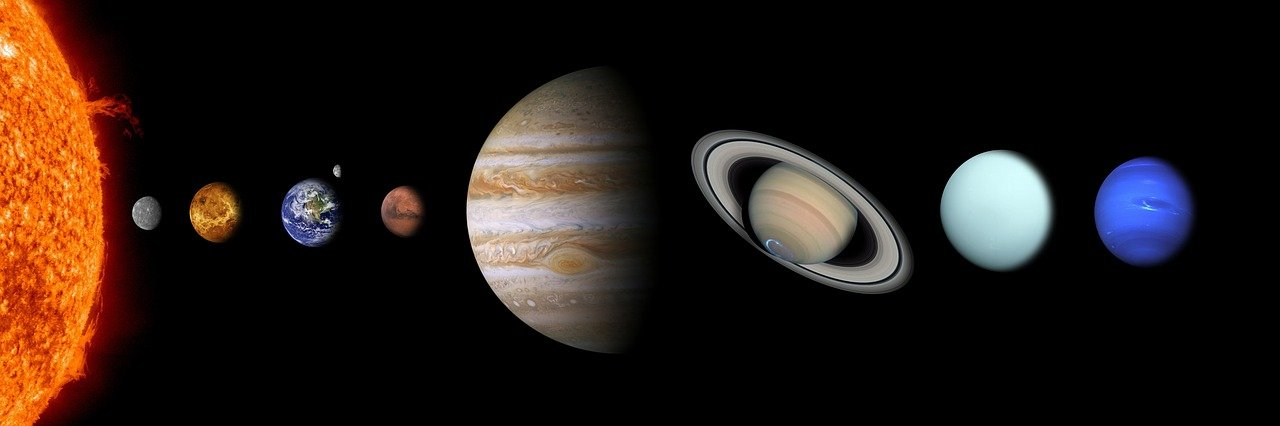
#> input picture solar-system.jpg, 1280 x 426 px
$ python 104project.py
#> lines starting #> are read from the running program, lines starting #| are printed output that depends on the picture; after the words box and inside, x2 and y2 are one past the last pixel; in counts of white or black regions, pixels touching at a corner belong together
import cv2

# Read Image
img = cv2.imread("solar-system.jpg")
#> img is the input picture: shape (426, 1280, 3); mean B, G, R 20.5, 25.8, 36.5


cv2.putText(img,
           "Sun",
           (80, 100),
           cv2.FONT_HERSHEY_COMPLEX_SMALL,
           2,
           (255,255,255)
           )
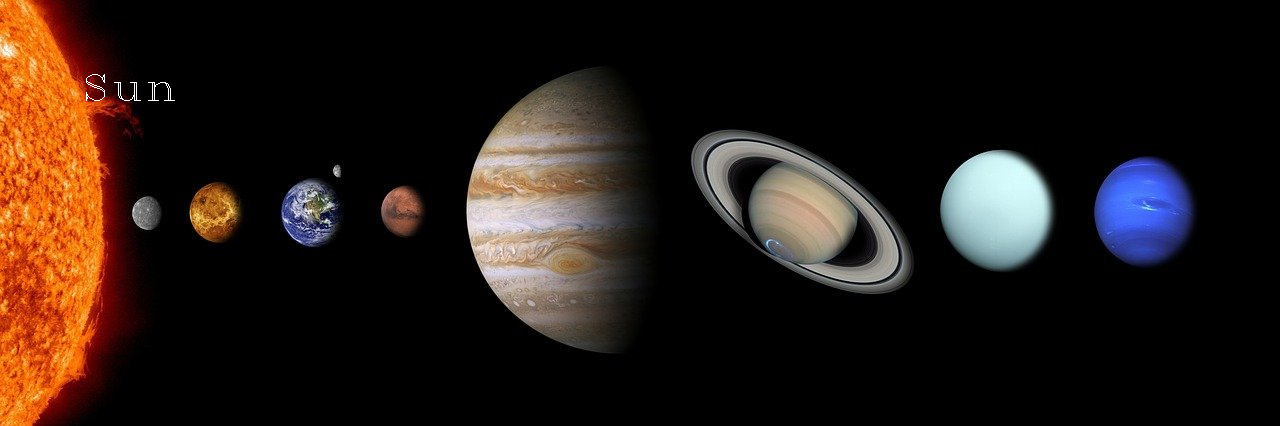
#> img: shape (426, 1280, 3); 0.06% of pixels changed, all inside (x1, y1, x2, y2) = (86, 74, 175, 101)

cv2.putText(img,
            "Mercury",
           (105,190),
            cv2.FONT_HERSHEY_COMPLEX_SMALL,
            0.7,
            (255,255,255))
#> img: shape (426, 1280, 3); 0.04% of pixels changed, all inside (x1, y1, x2, y2) = (106, 181, 175, 194)

cv2.putText(img,
            "Venus",
            (190,170),
            cv2.FONT_HERSHEY_COMPLEX_SMALL,
            0.7,
            (255,255,255))
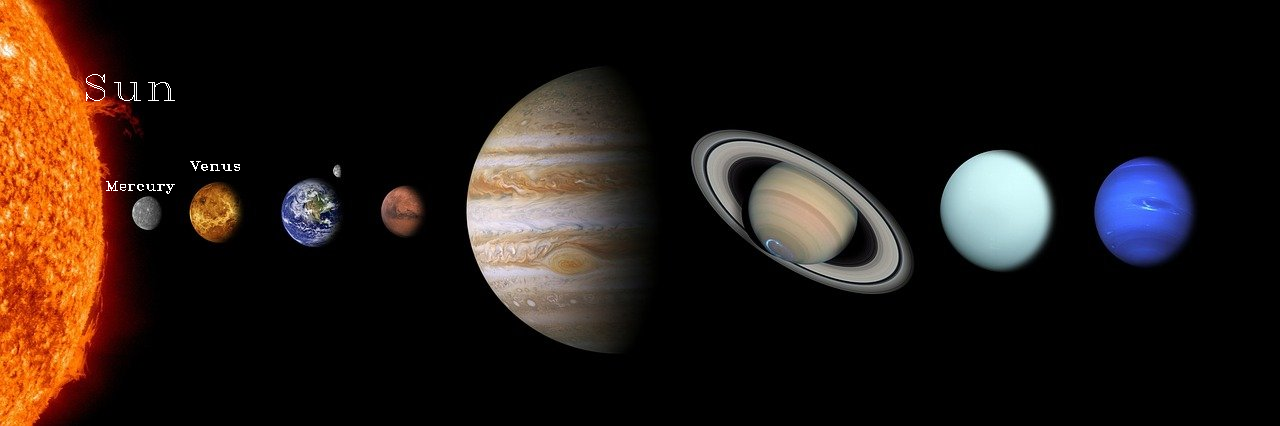
#> img: shape (426, 1280, 3); mean B, G, R 20.8, 26.1, 36.8

cv2.putText(img,
            "Moon",
            (280,170),
            cv2.FONT_HERSHEY_COMPLEX_SMALL,
            0.7,
            (255,255,255))
#> img: shape (426, 1280, 3); 0.02% of pixels changed, all inside (x1, y1, x2, y2) = (281, 161, 323, 171)

cv2.putText(img,
            "Earth",
            (280,265),
            cv2.FONT_HERSHEY_COMPLEX_SMALL,
            0.7,
            (255,255,255))
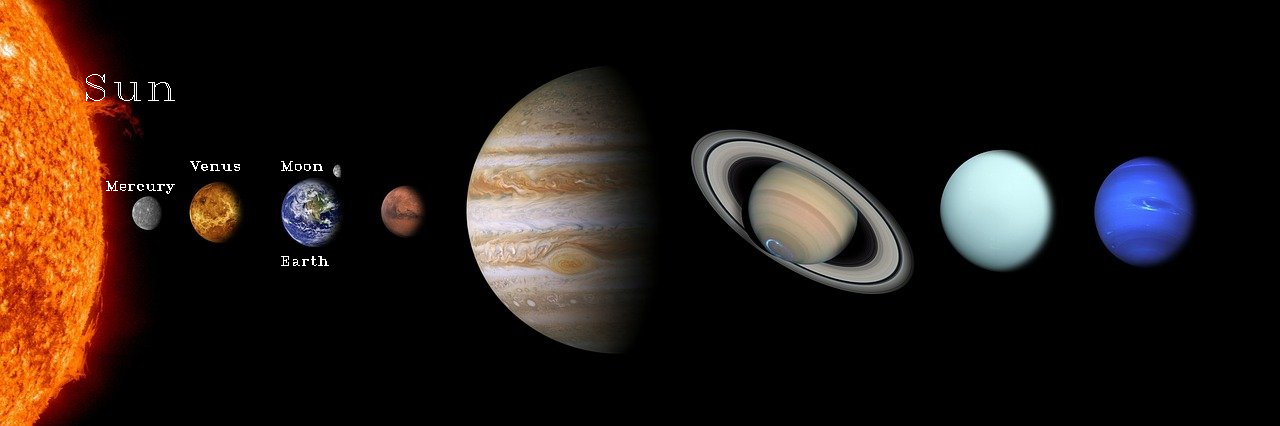
#> img: shape (426, 1280, 3); mean B, G, R 20.9, 26.2, 36.9

cv2.putText(img,
            "Mars",
            (380,170),
            cv2.FONT_HERSHEY_COMPLEX_SMALL,
            0.7,
            (255,255,255))
#> img: shape (426, 1280, 3); 0.02% of pixels changed, all inside (x1, y1, x2, y2) = (381, 161, 420, 171)

cv2.putText(img,
            "Jupiter",
            (570,50),
            cv2.FONT_HERSHEY_COMPLEX_SMALL,
            0.7,
            (255,255,255))
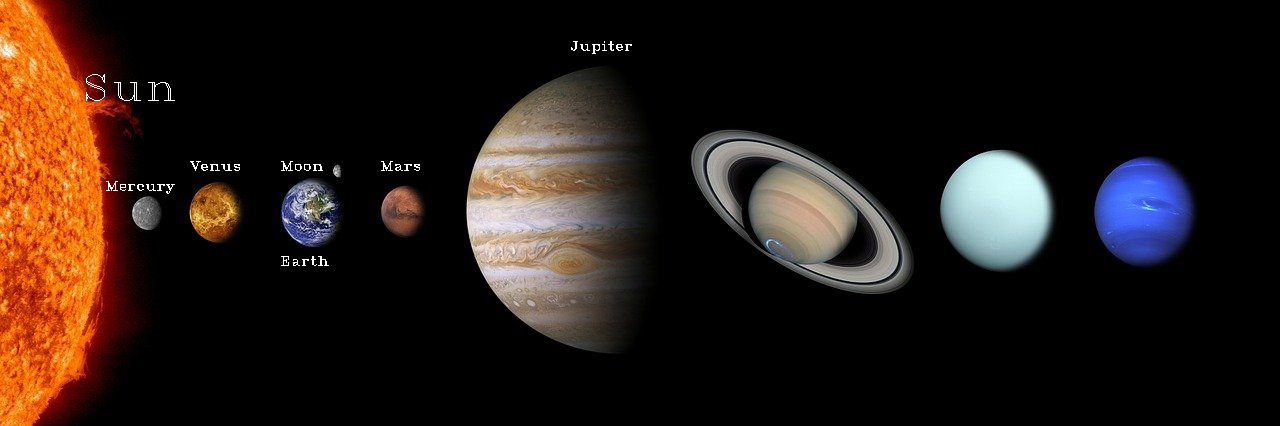
#> img: shape (426, 1280, 3); mean B, G, R 21.1, 26.4, 37.1

cv2.putText(img,
            "Saturn",
            (780,130),
            cv2.FONT_HERSHEY_COMPLEX_SMALL,
            0.7,
            (255,255,255))
#> img: shape (426, 1280, 3); 0.03% of pixels changed, all inside (x1, y1, x2, y2) = (782, 121, 840, 131)

cv2.putText(img,
            "Uranus",
            (960,130),
            cv2.FONT_HERSHEY_COMPLEX_SMALL,
            0.7,
            (255,255,255))

cv2.putText(img,
            "Neptune",
            (1110,130),
            cv2.FONT_HERSHEY_COMPLEX_SMALL,
            0.7,
            (255,255,255))

cv2.putText(img,
            "THE SOLAR SYSTEM",
            (280,400),
            cv2.FONT_HERSHEY_COMPLEX_SMALL,
            3,
            (255,255,255))
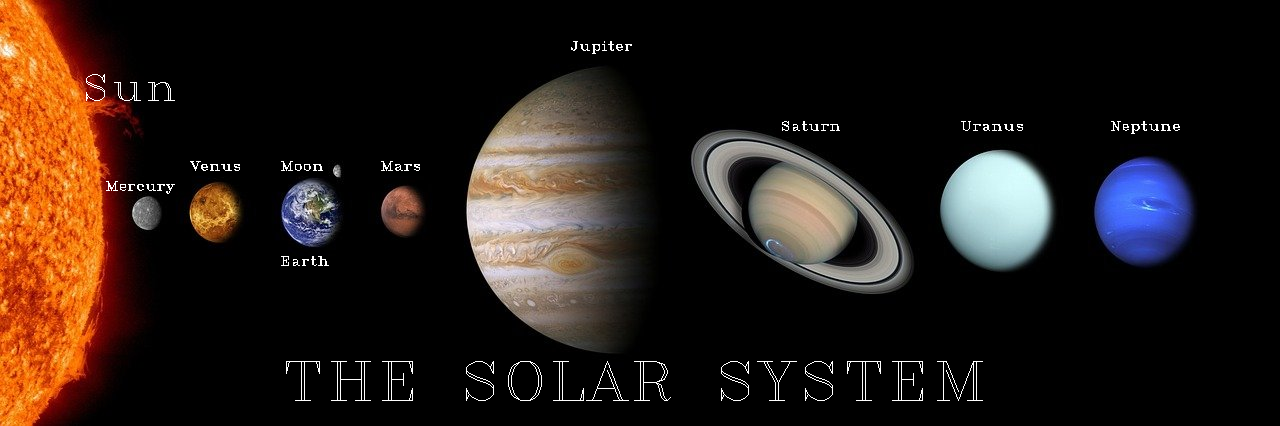
#> img: shape (426, 1280, 3); mean B, G, R 22.5, 27.8, 38.6
# Display Colored Image
cv2.imshow("Display Image",img)


cv2.waitKey(0)
